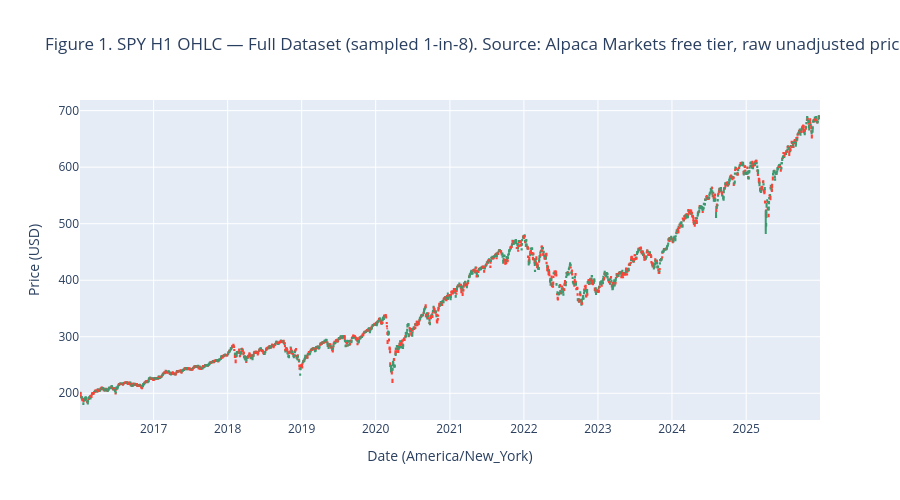

The notebook cell saved with this chart:
### Code cell
# Figure 1 — Full-period SPY H1 sampled candlestick chart
if df is not None:
    # Sample 1-in-6 bars (one per day roughly) for visual clarity
    sample_step = max(1, len(df) // 2000)
    df_sample = df.iloc[::sample_step]

    fig1 = go.Figure(
        go.Candlestick(
            x=df_sample.index,
            open=df_sample['open'],
            high=df_sample['high'],
            low=df_sample['low'],
            close=df_sample['close'],
            name='SPY H1'
        )
    )
    fig1.update_layout(
        title=(
            "Figure 1. SPY H1 OHLC — Full Dataset (sampled 1-in-{}).\n"
            "Source: Alpaca Markets free tier, raw unadjusted prices. RTH only (09:30–16:00 ET)."
            .format(sample_step)
        ),
        xaxis_title="Date (America/New_York)",
        yaxis_title="Price (USD)",
        xaxis_rangeslider_visible=False,
        height=500,
    )
    fig1.show()
    print("Figure 1 saved.")
else:
    print("[SKIPPED] No data loaded.")

### Figure 1 — Plotly figure (JSON) as saved in the notebook; plotly's stock layout.template omitted (floating-point values rounded to 4 significant figures; data arrays with more than 128 entries replaced by an {"elided": "..."} marker saying what was removed)
{"data": [{"close": {"elided": "2199 float values"}, "high": {"elided": "2199 float values"}, "low": {"elided": "2199 float values"}, "name": "SPY H1", "open": {"elided": "2199 float values"}, "type": "candlestick", "x": {"elided": "2199 str values"}}], "layout": {"height": 500, "title": {"text": "Figure 1. SPY H1 OHLC — Full Dataset (sampled 1-in-8).\nSource: Alpaca Markets free tier, raw unadjusted prices. RTH only (09:30–16:00 ET)."}, "xaxis": {"rangeslider": {"visible": false}, "title": {"text": "Date (America/New_York)"}}, "yaxis": {"title": {"text": "Price (USD)"}}}}
